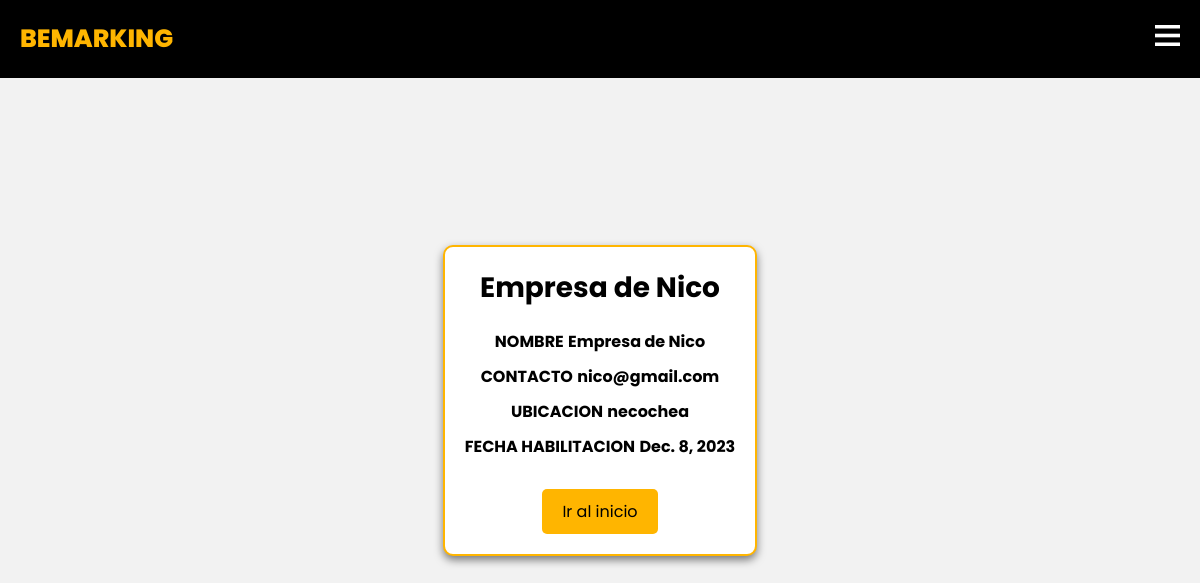
/store/3/detail/, run on the app's committed database.
### api/models.py (models this page shows, shortened)
class Store(Model):
    nombre  =  models.CharField(max_length=100, default="Tienda X")
    contacto  = models.EmailField(
        blank=False, null=False, default="no_email_contact@gmail.com"
        )
    ubicacion  = models.CharField(max_length=150, blank=True, null=True)
    fecha_habilitacion =models.DateField(auto_now=True)
    class Meta:
       db_table = "tiendas_buenos_aires"
    def get_fields(self):
        return [
            (field.verbose_name, field.value_from_object(self))
            for field in self.__class__._meta.fields[1:]
        ]

### api/views.py (the view)
# urls.py: path("<int:pk>/detail/", StoreDetailView.as_view(), name="detail"),
class StoreDetailView(StoreBaseView,DetailView):
    template_name = "store_detail.html"

### api/templates/store_detail.html (shortened to what this page needs)
{% extends 'base.html' %}
{% load static %}
{% block content %}
<!DOCTYPE html>
    <html lang="es">
    <head>
        <link rel="stylesheet" href="https://cdnjs.cloudflare.com/ajax/libs/animate.css/4.1.1/animate.min.css"/>
        <link rel="stylesheet" href="{% static '.assets/fontawesome-free-6.4.2-web/css/all.min.css' %}">
        <link rel="stylesheet" href="{% static './CSS/1-header.css' %}">
        <link rel="stylesheet" href="{% static './CSS/8-api_proyecto.css' %}">
    </head>
    <body>
        <main>
            <header id="inicio" class="header1">
                <div class="menu">
                    <a href="#inicio" class="logo container">Bemarking</a>
                    <label for="menu">
                        <img src="{% static './assets/img/menu.png' %}" alt="" class="menu-icono">
                    </label>
                </div>
            </header>
            <section class="detalles_store">
                <div class="detal">
                    <h1>{{store.nombre}}</h1>
                    {% for label, value in store.get_fields %}
                    <div>
                        <span>{{label | upper}}</span>
                        <span> <b> {{value}} </b></span>
                    </div>
                    {% endfor %}
                    <a href="{% url 'store:all' %}">Ir al inicio</a>
                </div>
            </section>
        </main>
    </body>
</html>
{% endblock %}

### static/CSS/1-header.css (style rules this page uses)
* { margin: 0; padding: 0; box-sizing: border-box; text-decoration: none; scroll-behavior: smooth; }
body { font-family: 'Poppins', sans-serif; }
.container { max-width: 1200px; margin: 0 auto; }
img { max-width: 100%; }
.menu { position: fixed; top: 0; left: 0; right: 0; display: flex; align-items: center; justify-content: space-between; z-index: 1000; background-image: linear-gradient( rgba(0,0,0,1), rgba(0,0,0,0.8) ); }
.logo { color: #FFB500; font-size: 25px; font-weight: 800; text-transform: uppercase; }
.menu-icono { width: 25px; }
.menu label { display: none; cursor: pointer; }
@media (max-width:1220px) { .menu { padding: 20px; background-color: black; position: fixed; } }
@media (max-width:1220px) { .menu .logo { margin: 0; } }
@media (max-width:1220px) { .menu label { display: initial; } }

### static/CSS/8-api_proyecto.css (style rules this page uses)
* { margin: 0; padding: 0; box-sizing: border-box; text-decoration: none; scroll-behavior: smooth; }
.header1 { margin-bottom: 0; }
.detalles_store { display: flex; justify-content: center; align-items: center; height: 100vh; background-color: #f2f2f2; }
.detal { background-color: #fff; border: 2px solid #FFB500; border-radius: 10px; padding: 20px; box-shadow: 0 4px 8px rgba(0, 0, 0, 0.5); text-align: center; }
.detal h1 { font-size: 28px; color: #000; margin-bottom: 20px; }
.detal div { margin-bottom: 10px; }
.detal div span { font-weight: bold; }
.detal a { display: inline-block; padding: 10px 20px; margin-top: 20px; background-color: #FFB500; color: #000000; border-radius: 5px; text-decoration: none; transition: background-color 0.3s, color 0.3s; }

### data on the page
Store: nombre "Empresa de Nico", get_fields "Empresa de Nico" "nico@gmail.com" "necochea" "Dec. 8, 2023"

### other printed values
{{ label | upper }} "NOMBRE" "CONTACTO" "UBICACION" "FECHA HABILITACION"
